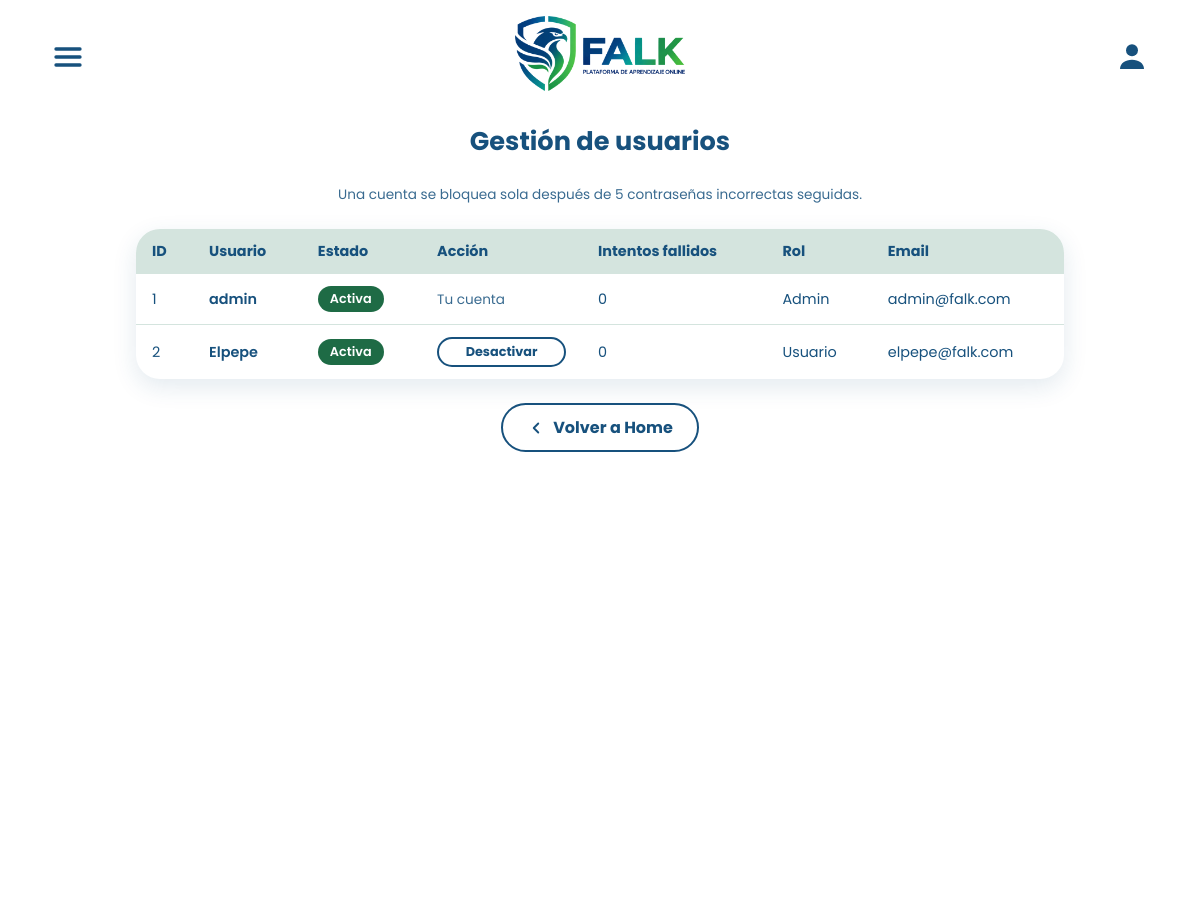
The page /pages-back/admin-usuarios.php (signed in) on the database its author committed.
### tables this page shows
CREATE TABLE `users` (
  `ID` int(11) NOT NULL,
  `Username` varchar(30) NOT NULL,
  `Email` varchar(255) NOT NULL,
  `Password` varchar(255) NOT NULL,
  `Role` enum('usuario','admin') NOT NULL DEFAULT 'usuario',
  `Estado` enum('activo','bloqueado','inactivo') NOT NULL DEFAULT 'activo',  
  `Intentos_Fallidos` tinyint(3) UNSIGNED NOT NULL DEFAULT 0,  
  `Fecha_Nacimiento` date DEFAULT NULL  
);

### config/db.php (called while the page is built)
<?php
class DB {
    private static ?PDO $instance = null;
    public static function getConnection(): PDO {
        if (self::$instance === null) {
            $host = 'localhost';
            $db   = 'falk_db';
            $user = 'root';
            $pass = '';
            $charset = 'utf8mb4';
            $dsn = "mysql:host=$host;dbname=$db;charset=$charset";
            $options = [
                PDO::ATTR_ERRMODE            => PDO::ERRMODE_EXCEPTION,
                PDO::ATTR_DEFAULT_FETCH_MODE => PDO::FETCH_ASSOC,
                PDO::ATTR_EMULATE_PREPARES   => false,
                PDO::MYSQL_ATTR_INIT_COMMAND => "SET SESSION sql_mode = 'STRICT_ALL_TABLES,ERROR_FOR_DIVISION_BY_ZERO,NO_ENGINE_SUBSTITUTION'",
            ];
            try {
                self::$instance = new PDO($dsn, $user, $pass, $options);
            } catch (PDOException $e) {
                http_response_code(500);
                echo json_encode(['success' => false, 'message' => 'Error de conexión a la base de datos']);
                exit;
            }
        }
        return self::$instance;
    }
}

### config/usuarios.php (called while the page is built, shortened)
<?php
require_once __DIR__ . '/db.php';
function listarUsuarios(): array {
    return DB::getConnection()
        ->query('SELECT ID, Username, Email, Role, Estado, Intentos_Fallidos FROM users ORDER BY Username')
        ->fetchAll();
}

### pages-back/admin-usuarios.php (the view, shortened to what this page needs)
<?php
require_once __DIR__ . '/../config/usuarios.php';
$usuarios = [];
$error = false;
try {
    $usuarios = listarUsuarios();
} catch (PDOException $e) {
    error_log('Gestión de usuarios FALK: ' . $e->getMessage());
    $error = true;
}
function e(?string $t): string { return htmlspecialchars($t ?? '', ENT_QUOTES, 'UTF-8'); }
$textosEstado = ['activo' => 'Activa', 'bloqueado' => 'Bloqueada', 'inactivo' => 'Inactiva'];
?>
<!DOCTYPE html>
<html lang="es">
<head>
    <link rel="stylesheet" href="../styles/styles.css">
</head>
<body>
    <header class="barra-superior">
        <button type="button" class="boton-icono" id="boton-menu" aria-label="Abrir menú" aria-expanded="false" aria-controls="menu-principal">
            <svg viewBox="0 0 24 24" fill="none" stroke="currentColor" stroke-width="2.5" stroke-linecap="round" aria-hidden="true">
                <line x1="3" y1="6" x2="21" y2="6"/>
                <line x1="3" y1="12" x2="21" y2="12"/>
                <line x1="3" y1="18" x2="21" y2="18"/>
            </svg>
        </button>
        <a href="home.php"><img src="../pictures/logo-falk.png" alt="FALK - Volver al inicio" class="logo"></a>
        <a href="perfil.php" class="boton-icono" aria-label="Mi perfil">
            <svg viewBox="0 0 24 24" fill="currentColor" aria-hidden="true">
                <circle cx="12" cy="7" r="4.5"/>
                <path d="M3 21c0-4.4 4-7 9-7s9 2.6 9 7z"/>
            </svg>
        </a>
    </header>
    <main class="contenedor-principal">
        <section class="accesos accesos-ancho" aria-labelledby="titulo-usuarios">
            <h1 id="titulo-usuarios" class="accesos-titulo">Gestión de usuarios</h1>
            <?php if ($error): ?>
                <p class="accesos-mensaje accesos-error" role="alert">No se pudo cargar el listado de usuarios.</p>
            <?php else: ?>
                <p class="usuarios-ayuda">Una cuenta se bloquea sola después de <?= MAX_INTENTOS_FALLIDOS ?> contraseñas incorrectas seguidas.</p>
                <div class="tabla-accesos-contenedor" tabindex="0" role="region" aria-labelledby="titulo-usuarios">
                    <table class="tabla-accesos">
                        <thead>
                            <tr>
                                <th scope="col">ID</th>
                                <th scope="col">Usuario</th>
                                <th scope="col">Estado</th>
                                <th scope="col">Acción</th>
                                <th scope="col">Intentos fallidos</th>
                                <th scope="col">Rol</th>
                                <th scope="col">Email</th>
                            </tr>
                        </thead>
                        <tbody>
                            <?php foreach ($usuarios as $u):
                                $esYo = (int) $u['ID'] === (int) $_SESSION['user_id']; ?>
                                <tr>
                                    <td><?= (int) $u['ID'] ?></td>
                                    <td class="acceso-usuario"><?= e($u['Username']) ?></td>
                                    <td>
                                        <span class="estado-acceso estado-cuenta-<?= e($u['Estado']) ?>">
                                            <?= e($textosEstado[$u['Estado']] ?? $u['Estado']) ?>
                                        </span>
                                    </td>
                                    <td>
                                        <?php if ($u['Estado'] !== 'activo'): ?>
                                            <form method="post" class="form-accion-usuario">
                                                <input type="hidden" name="csrf" value="<?= e(tokenCsrf()) ?>">
                                                <input type="hidden" name="id" value="<?= (int) $u['ID'] ?>">
                                                <input type="hidden" name="estado" value="activo">
                                                <button type="submit" class="boton-tabla">
                                                    <?= $u['Estado'] === 'bloqueado' ? 'Desbloquear' : 'Activar' ?>
                                                    <span class="sr-only"><?= e($u['Username']) ?></span>
                                                </button>
                                            </form>
                                        <?php elseif (!$esYo): ?>
                                            <form method="post" class="form-accion-usuario">
                                                <button type="submit" class="boton-tabla boton-tabla-secundario">
                                                    Desactivar <span class="sr-only"><?= e($u['Username']) ?></span>
                                                </button>
                                            </form>
                                        <?php else: ?>
                                            <span class="usuarios-ayuda">Tu cuenta</span>
                                        <?php endif; ?>
                                    </td>
                                    <td><?= (int) $u['Intentos_Fallidos'] ?></td>
                                    <td><?= e(ucfirst($u['Role'])) ?></td>
                                    <td><?= e($u['Email']) ?></td>
                                </tr>
                            <?php endforeach; ?>
                        </tbody>
                    </table>
                </div>
            <?php endif; ?>
            <a href="home.php" class="boton-volver">
                <svg viewBox="0 0 24 24" fill="none" stroke="currentColor" stroke-width="2.5" stroke-linecap="round" stroke-linejoin="round" aria-hidden="true">
                    <polyline points="15 18 9 12 15 6"/>
                </svg>
                Volver a Home
            </a>
        </section>
    </main>
</body>
</html>

### styles/styles.css (style rules this page uses)
* { margin: 0; padding: 0; box-sizing: border-box; }
body { background-color: #C2D9D1; font-family: "Poppins", Arial, sans-serif; color: #17517D; width: 100%; min-height: 100vh; }
.logo { width: 100%; max-width: 330px; height: auto; }
.barra-superior { display: flex; background-color: #FFFFFF; width: 100%; flex-direction: row; justify-content: space-between; align-items: center; padding: 16px 24px; gap: 16px; }
.barra-superior .logo { max-width: 170px; }
.boton-icono { display: flex; background: none; border: none; color: #17517D; cursor: pointer; padding: 4px; transition: transform 0.15s ease; }
.boton-icono svg { width: 32px; height: 32px; }
#boton-menu { position: relative; z-index: 11; }
form { display: flex; flex-direction: column; align-items: stretch; gap: 20px; }
form button { font-size: 1.2rem; font-weight: 700; color: #FFFFFF; background-color: #368F8A; cursor: pointer; padding: 16px; font-family: inherit; border: none; border-radius: 999px; transition: transform 0.15s ease; }
.contenedor-principal { background-color: #FFFFFF; min-height: 100vh; }
.boton-volver { display: inline-flex; font-weight: 700; text-decoration: none; color: #17517D; border: 2px solid #17517D; border-radius: 999px; flex-direction: row; justify-content: center; align-items: center; padding: 10px 24px; gap: 8px; transition: transform 0.15s ease; }
.boton-volver svg { width: 18px; height: 18px; }
.accesos { display: flex; max-width: 760px; flex-direction: column; align-items: center; padding: 8px 16px 40px; margin: 0 auto; gap: 24px; }
.accesos-titulo { font-size: 1.6rem; font-weight: 700; }
.tabla-accesos-contenedor { width: 100%; overflow-x: auto; background-color: #FFFFFF; border-radius: 24px; box-shadow: 0 8px 24px rgba(23, 81, 125, 0.12); }
.tabla-accesos { width: 100%; border-collapse: collapse; font-size: 0.9rem; text-align: left; }
.tabla-accesos th, .tabla-accesos td { padding: 12px 16px; white-space: nowrap; }
.tabla-accesos thead { background-color: #D4E4DE; }
.tabla-accesos th { font-weight: 700; }
.tabla-accesos tbody tr + tr { border-top: 1px solid #D4E4DE; }
.acceso-usuario { font-weight: 600; }
.estado-acceso { display: inline-block; font-size: 0.8rem; font-weight: 600; color: #FFFFFF; border-radius: 999px; padding: 4px 12px; }
.estado-acceso.estado-cuenta-activo { background-color: #1E6B45; }
.usuarios-ayuda { font-size: 0.85rem; opacity: 0.85; text-align: center; }
.form-accion-usuario { margin: 0; }
.accesos-ancho { max-width: 960px; }
.boton-tabla { position: relative; font-size: 0.8rem; font-weight: 700; color: #FFFFFF; background-color: #368F8A; cursor: pointer; padding: 6px 14px; font-family: inherit; border: none; border-radius: 999px; transition: transform 0.15s ease; }
.boton-tabla-secundario { color: #17517D; background-color: transparent; border: 2px solid #17517D; padding: 4px 12px; }
@media (min-width: 768px) { .logo { max-width: 380px; } }
@media (min-width: 768px) { .barra-superior { padding: 16px 48px; gap: 16px; } }

### rows shown on the page
users: ID "1", Username "admin", Estado "Activa", shows "Tu cuenta", Intentos_Fallidos "0", Role "Admin", Email "admin@falk.com"
users: ID "2", Username "Elpepe", Estado "Activa", Intentos_Fallidos "0", Role "Usuario", Email "elpepe@falk.com"

### other values the page prints
MAX_INTENTOS_FALLIDOS "5"
